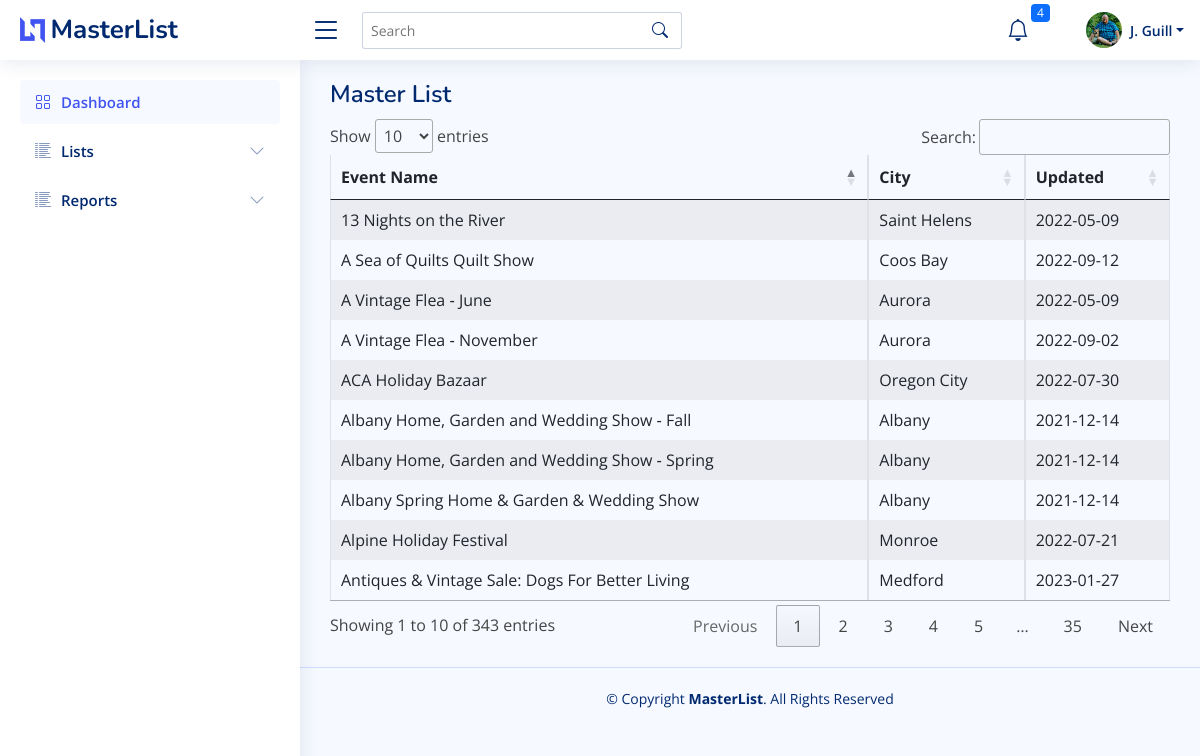
Screenshot of /masterlist/list/all (signed in) with the database file from the repository.
### bazaar/models.py (models this page shows, shortened)
class User(db.Model, UserMixin):
    id = db.Column(db.Integer, primary_key=True)
    firstname = db.Column(db.String(150))
    lastname = db.Column(db.String(150))
    company = db.Column(db.String(150))
    title = db.Column(db.String(50))
    aboutme = db.Column(db.Text)
    address = db.Column(db.String(150))
    city = db.Column(db.String(150))
    state = db.Column(db.String(2))
    postalcode = db.Column(db.String(20))
    phone = db.Column(db.String(20))
    email = db.Column(db.String(150), unique=True)
    dob = db.Column(db.Date)
    avatar_filename = db.Column(db.Text)
    avatar_url = db.Column(db.String(250))
    twitter = db.Column(db.String(255))
    instagram = db.Column(db.String(255))
    facebook = db.Column(db.String(255))
    linkedin = db.Column(db.String(255))
    username = db.Column(db.String(150), unique=True)
    password = db.Column(db.String(150))
    date_created = db.Column(db.DateTime(timezone=True), server_default=func.now())
    def fullname(self):
        return self.firstname + " " + self.lastname

class MasterList(db.Model):
    id = db.Column(db.Integer, primary_key=True)
    event_name = db.Column(db.String(150))
    january = db.Column(db.Boolean, default=False)
    february = db.Column(db.Boolean, default=False)
    march = db.Column(db.Boolean, default=False)
    april = db.Column(db.Boolean, default=False)
    may = db.Column(db.Boolean, default=False)
    june = db.Column(db.Boolean, default=False)
    july = db.Column(db.Boolean, default=False)
    august = db.Column(db.Boolean, default=False)
    september = db.Column(db.Boolean, default=False)
    october = db.Column(db.Boolean, default=False)
    november = db.Column(db.Boolean, default=False)
    december = db.Column(db.Boolean, default=False)
    first = db.Column(db.Boolean, default=True)
    second = db.Column(db.Boolean, default=True)
    third = db.Column(db.Boolean, default=True)
    fourth = db.Column(db.Boolean, default=True)
    last = db.Column(db.Boolean, default=True)
    friday = db.Column(db.Boolean, default=False)
    saturday = db.Column(db.Boolean, default=False)
    sunday = db.Column(db.Boolean, default=False)
    monday = db.Column(db.Boolean, default=False)
    tuesday = db.Column(db.Boolean, default=False)
    wednesday = db.Column(db.Boolean, default=False)
    thursday = db.Column(db.Boolean, default=False)
    updated = db.Column(db.Date)
    imagesrc = db.Column(db.Text)
    attendance = db.Column(db.Integer)
    exibitors = db.Column(db.Integer)
    website = db.Column(db.Text)
    dates_text = db.Column(db.Text)
    type_bazaar = db.Column(db.Boolean, default=False)
    type_holiday = db.Column(db.Boolean, default=False)
    type_art = db.Column(db.Boolean, default=False)
    type_festival = db.Column(db.Boolean, default=False)
    type_flea = db.Column(db.Boolean, default=False)
    type_health = db.Column(db.Boolean, default=False)
    type_market = db.Column(db.Boolean, default=False)
    date_created = db.Column(db.DateTime(timezone=True), server_default=func.now())
    date_updated = db.Column(db.DateTime(timezone=True), onupdate=func.now())
    venuefk = db.Column(db.Integer, db.ForeignKey('venue.id'))
    promoterfk = db.Column(db.Integer, db.ForeignKey('promoter.id'))
    venue = db.relationship("Venue", backref=backref("venue", uselist=False))
    promoter = db.relationship("Promoter", backref=backref("promoter", uselist=False))
    notes = db.relationship("Notes", backref=backref("notes", uselist=False))

class Venue(db.Model):
    id = db.Column(db.Integer, primary_key=True)
    name = db.Column(db.String(255))
    address = db.Column(db.String(255))
    city = db.Column(db.String(100))
    state = db.Column(db.String(50))
    zipcode = db.Column(db.String(20))
    phone = db.Column(db.String(20))
    website = db.Column(db.String(255))
    date_created = db.Column(db.DateTime(timezone=True), server_default=func.now())
    date_updated = db.Column(db.DateTime(timezone=True), onupdate=func.now())
    venue_event = db.relationship("MasterList", backref=backref("masterlist_home", uselist=False))

### bazaar/templates/masterlist/masterlist.py (the view)
@ml.route("/list/<type>")
@login_required
def masterlist_home(type):
    types = get_types_masterlist()
    match type:
        case "bazaar":
            records = db.session.query(MasterList).filter(MasterList.type_bazaar == True).all()
        case "art":
            records = db.session.query(MasterList).filter(MasterList.type_art == True).all()
        case "holiday":
            records = db.session.query(MasterList).filter(MasterList.type_holiday == True).all()
        case "festival":
            records = db.session.query(MasterList).filter(MasterList.type_festival == True).all()
        case "flea":
            records = db.session.query(MasterList).filter(MasterList.type_flea == True).all()
        case "health":
            records = db.session.query(MasterList).filter(MasterList.type_health == True).all()
        case "market":
            records = db.session.query(MasterList).filter(MasterList.type_market == True).all()
        case _:
            records = db.session.query(MasterList).all()
    contents = {"user": User, "records": records, "types": types}
    return render_template("masterlist/masterlist.html", **contents)

### bazaar/templates/masterlist/masterlist.py (called while the page is built)
def get_types_masterlist(tbl=MasterList):
    from sqlalchemy import inspect
    inst = inspect(tbl)
    attr_names = [c_attr.key for c_attr in inst.mapper.column_attrs]
    typelist = []
    for name in attr_names:
        if "type" in name:
            typelist.append(name.replace("type_", ""))
    return typelist

### bazaar/templates/masterlist/masterlist.html (shortened to what this page needs)
{% extends "base/base.html" %}
{% block page_title %}
    Master List
{% endblock page_title %}
{% block stylesheets %}
    <link rel="stylesheet" type="text/css" href="https://cdn.datatables.net/1.10.13/css/dataTables.bootstrap.min.css">
{% endblock stylesheets %}
{% block main_content %}
    <table class="table table-hover table-striped table-bordered" id="bazaar_master" name="bazaar_master">
        <thead>
        <tr>
            <th>Event Name</th>
            <th>City</th>
            <th>Updated</th>
        </tr>
        </thead>
        <tbody>
        {% for rec in records %}
            <tr onclick="location.href='{{ url_for('masterlist.details', id=rec.id) }}'">
                <td>{{ rec.event_name }}</td>
                <td>{{ rec.venue.city }}</td>
                <td>{{ rec.updated }}</td>
            </tr>
        {% endfor %}
        </tbody>
    </table>
{% endblock main_content %}

### bazaar/templates/base/header.html (shortened to what this page needs)
<header id="header" class="header fixed-top d-flex align-items-center">
    <div class="d-flex align-items-center justify-content-between">
        <a href="{{ url_for('base.home') }}" class="logo d-flex align-items-center">
            <img src="{{ url_for('static',filename='img/logo.png') }}" alt="">
            <span class="d-none d-lg-block">MasterList</span>
        </a>
        <i class="bi bi-list toggle-sidebar-btn"></i>
    </div>
    <div class="search-bar">
        <form class="search-form d-flex align-items-center" method="POST" action="#">
            <input type="text" name="query" placeholder="Search" title="Enter search keyword">
            <button type="submit" title="Search"><i class="bi bi-search"></i></button>
        </form>
    </div>
    <nav class="header-nav ms-auto">
        <ul class="d-flex align-items-center">
            <li class="nav-item dropdown">
                <a class="nav-link nav-icon" href="#" data-bs-toggle="dropdown">
                    <i class="bi bi-bell"></i>
                    <span class="badge bg-primary badge-number">4</span>
                </a>
            </li>
            <li class="nav-item dropdown pe-3">
                <a class="nav-link nav-profile d-flex align-items-center pe-0" href="#" data-bs-toggle="dropdown">
                    <img src="{{ url_for('static',filename='img/avatar/'+current_user.avatar_filename) }}" alt="Profile"
                         class="rounded-circle">
                    <span class="d-none d-md-block dropdown-toggle ps-2">{{ current_user.firstname[0].upper() }}. {{ current_user.lastname.title() }}</span>
                </a>
            </li>
        </ul>
    </nav>
</header>

### bazaar/static/css/style.css (style rules this page uses)
:root { scroll-behavior: smooth; }
body { font-family: "Open Sans", sans-serif; background: #f6f9ff; color: #444444; }
a { color: #4154f1; text-decoration: none; }
.logo { line-height: 1; }
@media (min-width: 1200px) { .logo { width: 280px; } }
.logo img { max-height: 26px; margin-right: 6px; }
.logo span { font-size: 26px; font-weight: 700; color: #012970; font-family: "Nunito", sans-serif; }
.header { transition: all 0.5s; z-index: 997; height: 60px; box-shadow: 0px 2px 20px rgba(1, 41, 112, 0.1); background-color: #fff; padding-left: 20px; }
.header .toggle-sidebar-btn { font-size: 32px; padding-left: 10px; cursor: pointer; color: #012970; }
.header .search-bar { min-width: 360px; padding: 0 20px; }
.header .search-form { width: 100%; }
.header .search-form input { border: 0; font-size: 14px; color: #012970; border: 1px solid rgba(1, 41, 112, 0.2); padding: 7px 38px 7px 8px; border-radius: 3px; transition: 0.3s; width: 100%; }
.header .search-form button { border: 0; padding: 0; margin-left: -30px; background: none; }
.header .search-form button i { color: #012970; }
.header-nav ul { list-style: none; }
.header-nav > ul { margin: 0; padding: 0; }
.header-nav .nav-icon { font-size: 22px; color: #012970; margin-right: 25px; position: relative; }
.header-nav .nav-profile { color: #012970; }
.header-nav .nav-profile img { max-height: 36px; }
.header-nav .nav-profile span { font-size: 14px; font-weight: 600; }
.header-nav .badge-number { position: absolute; inset: -2px -5px auto auto; font-weight: normal; font-size: 12px; padding: 3px 6px; }

### rows the page displays
User: avatar_filename (picture), firstname "J", lastname "Guill"
MasterList: event_name "ACA Holiday Bazaar", venue.city "Oregon City", updated "2022-07-30"
MasterList: event_name "A Vintage Flea ‑ November", venue.city "Aurora", updated "2022-09-02"
MasterList: event_name "Alpine Holiday Festival", venue.city "Monroe", updated "2022-07-21"
MasterList: event_name "Albany Home, Garden and Wedding Show ‑ Fall", venue.city "Albany", updated "2021-12-14"
MasterList: event_name "A Sea of Quilts Quilt Show", venue.city "Coos Bay", updated "2022-09-12"
MasterList: event_name "13 Nights on the River", venue.city "Saint Helens", updated "2022-05-09"
MasterList: event_name "A Vintage Flea ‑ June", venue.city "Aurora", updated "2022-05-09"
MasterList: event_name "Albany Spring Home & Garden & Wedding Show", venue.city "Albany", updated "2021-12-14"
MasterList: event_name "Albany Home, Garden and Wedding Show ‑ Spring", venue.city "Albany", updated "2021-12-14"
MasterList: event_name "Antiques & Vintage Sale: Dogs For Better Living", venue.city "Medford", updated "2023-01-27"
